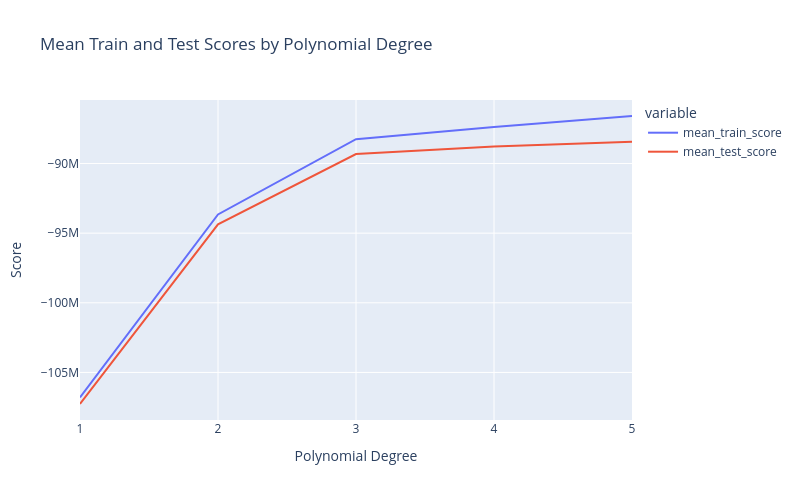

Notebook code cell kept with this figure:
### Code cell
px.line(mf1_results, 
    x='param_poly__degree', 
    y=['mean_train_score', 'mean_test_score'], 
    title='Mean Train and Test Scores by Polynomial Degree', 
    labels={'value': 'Score', 'param_poly__degree': 'Polynomial Degree'}, 
    height=500, width=800)

### Figure 1 — Plotly figure (JSON) as saved in the notebook; plotly's stock layout.template omitted (floating-point values rounded to 4 significant figures)
{"data": [{"hovertemplate": "variable=mean_train_score<br>Polynomial Degree=%{x}<br>Score=%{y}<extra></extra>", "legendgroup": "mean_train_score", "line": {"color": "#636efa", "dash": "solid"}, "marker": {"symbol": "circle"}, "mode": "lines", "name": "mean_train_score", "orientation": "v", "showlegend": true, "type": "scatter", "x": [1, 2, 3, 4, 5], "xaxis": "x", "y": [-106800000.0, -93650000.0, -88260000.0, -87390000.0, -86590000.0], "yaxis": "y"}, {"hovertemplate": "variable=mean_test_score<br>Polynomial Degree=%{x}<br>Score=%{y}<extra></extra>", "legendgroup": "mean_test_score", "line": {"color": "#EF553B", "dash": "solid"}, "marker": {"symbol": "circle"}, "mode": "lines", "name": "mean_test_score", "orientation": "v", "showlegend": true, "type": "scatter", "x": [1, 2, 3, 4, 5], "xaxis": "x", "y": [-107300000.0, -94370000.0, -89320000.0, -88790000.0, -88430000.0], "yaxis": "y"}], "layout": {"height": 500, "legend": {"title": {"text": "variable"}, "tracegroupgap": 0}, "title": {"text": "Mean Train and Test Scores by Polynomial Degree"}, "width": 800, "xaxis": {"anchor": "y", "domain": [0, 1], "title": {"text": "Polynomial Degree"}}, "yaxis": {"anchor": "x", "domain": [0, 1], "title": {"text": "Score"}}}}
